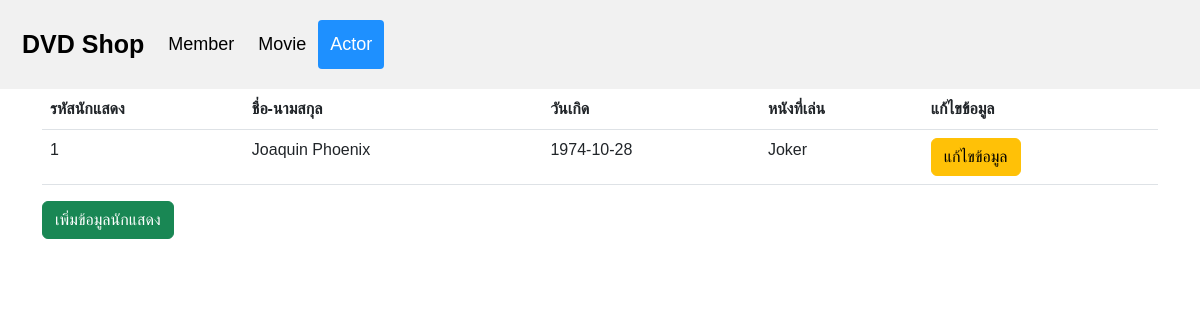
The app's page /actorbio.php with its own data.
### tables this page shows
CREATE TABLE `actorid` (
  `a_id` int(2) NOT NULL,
  `a_name` varchar(20) NOT NULL,
  `a_lastname` varchar(20) NOT NULL,
  `a_bdate` date NOT NULL,
  `a_movie` varchar(30) NOT NULL
);

### actorbio.php (the view, shortened to what this page needs)
<?php
    require 'conn.php';
    $sql = "SELECT * FROM actorid";
    $result = $conn->query($sql);
?>
<!DOCTYPE html>
<html lang="en">
<head>
    <link href="https://cdn.jsdelivr.net/npm/bootstrap@5.2.1/dist/css/bootstrap.min.css" rel="stylesheet">
</head>
<body>
    <header>
        <div class="header">
            <a href="index.php" class="logo">DVD Shop</a>
                <div>
                    <a href="mainmenu.php">Member</a>
                    <a href="movie.php">Movie</a>
                    <a class="active" href="actorbio.php">Actor</a>
                </div>
        </div>
    </header>
    <div class="container">
        <table class="table">
            <thead>
                <tr>
                    <th scope="col">รหัสนักแสดง</th>
                    <th scope="col-4">ชื่อ-นามสกุล</th>
                    <th scope="col-4">วันเกิด</th>
                    <th scope="col-4">หนังที่เล่น</th>
                    <th scope="col-4">แก้ไขข้อมูล</th>
                </tr>
            </thead>
            <tbody>
                <?php
                    if ($result->num_rows > 0) {
                        while($row = $result->fetch_assoc()) {
                            echo "<tr><td>".$row["a_id"]."</td>"."<td>".$row["a_name"]." ".$row["a_lastname"]."</td>"."<td>".$row["a_bdate"]."</td>"."<td>".$row["a_movie"]."</td>"."<td>".
                                 "<a class='btn btn-warning' href='editactor.php?a_id=".$row["a_id"]."'>แก้ไขข้อมูล</a>"."</td>";
                            echo "</tr>";
                        }
                    }else {
                        echo "0 results";
                    }
                ?>
            </tbody>
        </table>
        <a class="btn btn-success" href='insertactorbio.php'>เพิ่มข้อมูลนักแสดง</a>
    </div>
</body>
</html>

### actorbio.php (style rules this page uses)
* { box-sizing: border-box; }
body { margin: 0; font-family: Arial, Helvetica, sans-serif; }
.header { overflow: hidden; background-color: #f1f1f1; padding: 20px 10px; }
.header a { float: left; color: black; text-align: center; padding: 12px; text-decoration: none; font-size: 18px; line-height: 25px; border-radius: 4px; }
.header a.logo { font-size: 25px; font-weight: bold; }
.header a.active { background-color: dodgerblue; color: white; }

### records on screen
actorid: a_id "1", a_name "Joaquin", a_lastname "Phoenix", a_bdate "1974-10-28", a_movie "Joker"
